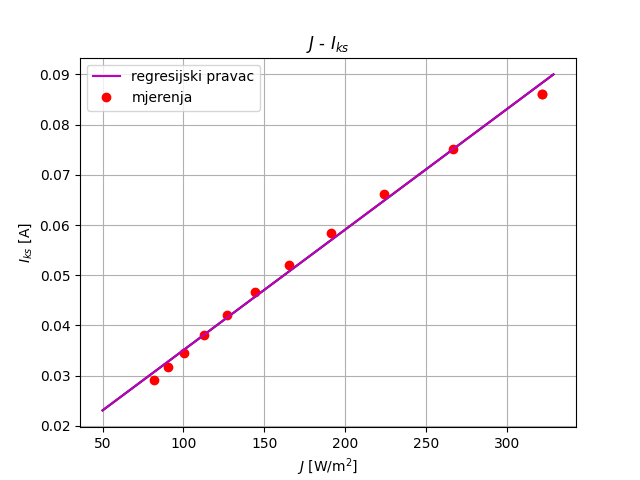

Recreate this plot in Python.
from turtle import color
import matplotlib.pyplot as plt
import numpy as np


# Data for plotting
x = np.arange(50, 330, 1)
y = 0.000239941*x + 0.011067415


x1, y1 = (321.9774472, 0.0862)
x2, y2 = (266.598388, 0.0751)
x3, y3 = (224.4019666, 0.0661)
x4, y4 = (191.5088903, 0.0585)
x5, y5 = (165.3694063, 0.052)
x6, y6 = (144.2515353, 0.0467)
x7, y7 = (126.9452683, 0.042)
x8, y8 = (112.5844973, 0.038)
x9, y9 = (100.5360111, 0.0345)
x10, y10 = (90.32816153, 0.0317)
x11, y11 = (81.60378507, 0.0291)


fig, ax = plt.subplots()
ax.plot(x, y, color='k')
plt.plot(x1, y1, 'ro')
plt.plot(x2, y2, 'ro')
plt.plot(x3, y3, 'ro')
plt.plot(x4, y4, 'ro')
plt.plot(x5, y5, 'ro')
plt.plot(x6, y6, 'ro')
plt.plot(x7, y7, 'ro')
plt.plot(x8, y8, 'ro')
plt.plot(x9, y9, 'ro')
plt.plot(x10, y10, 'ro')
plt.plot(x11, y11, 'ro')


ax.set(xlabel='$J$ [W/m$^2$]', ylabel='$I_{ks}$ [A]')
ax.grid()

ax = plt.gca()
# ax.set_xlim([0.5, 1.1])
# ax.set_ylim([1, 2.4])

plt.plot(x, y, "-m", label="regresijski pravac")
plt.plot(x1, y1, "ro", label="mjerenja")
plt.legend(loc="upper left")
plt.title('$J$ - $I_{ks}$')

fig.savefig("vj6_J_Iks.png")

plt.show()